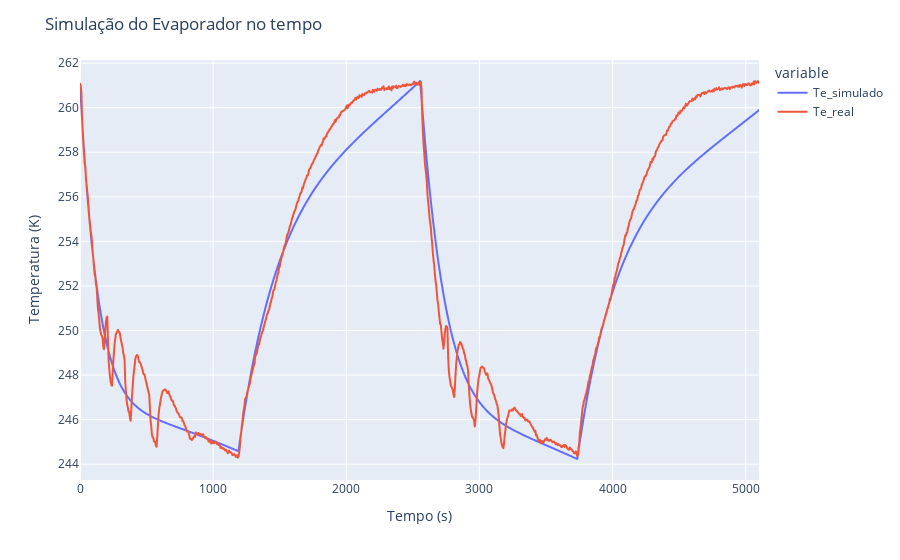

The notebook cell saved with this chart:
### Code cell
fig = px.line(simulation_result, x='time', y=['Te_simulado', 'Te_real'])
fig.update_yaxes(title_text="Temperatura (K)")
fig.update_xaxes(title_text="Tempo (s)")
fig.update_layout(
    title_text="Simulação do Evaporador no tempo"
)
fig.show()

### Figure 1 — Plotly figure (JSON) as saved in the notebook; plotly's stock layout.template omitted (floating-point values rounded to 4 significant figures; data arrays with more than 128 entries replaced by an {"elided": "..."} marker saying what was removed)
{"data": [{"hovertemplate": "variable=Te_simulado<br>time=%{x}<br>value=%{y}<extra></extra>", "legendgroup": "Te_simulado", "line": {"color": "#636efa", "dash": "solid"}, "mode": "lines", "name": "Te_simulado", "showlegend": true, "type": "scattergl", "x": {"elided": "1021 int values"}, "xaxis": "x", "y": {"elided": "1021 float values"}, "yaxis": "y"}, {"hovertemplate": "variable=Te_real<br>time=%{x}<br>value=%{y}<extra></extra>", "legendgroup": "Te_real", "line": {"color": "#EF553B", "dash": "solid"}, "mode": "lines", "name": "Te_real", "showlegend": true, "type": "scattergl", "x": {"elided": "1021 int values"}, "xaxis": "x", "y": {"elided": "1021 float values"}, "yaxis": "y"}], "layout": {"legend": {"title": {"text": "variable"}, "tracegroupgap": 0}, "margin": {"t": 60}, "title": {"text": "Simulação do Evaporador no tempo"}, "xaxis": {"anchor": "y", "domain": [0, 1], "title": {"text": "Tempo (s)"}}, "yaxis": {"anchor": "x", "domain": [0, 1], "title": {"text": "Temperatura (K)"}}}}
